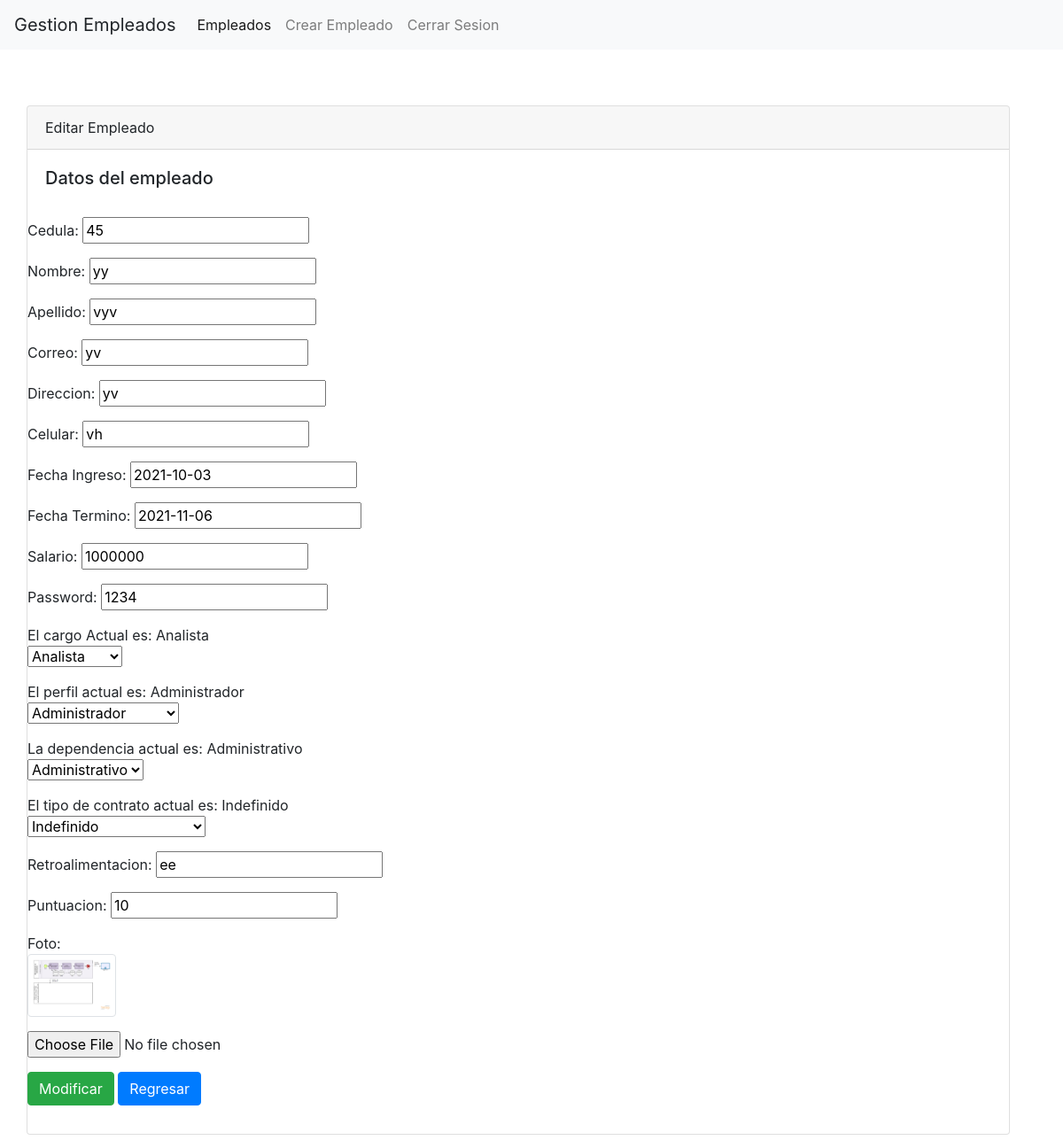
Screenshot of /editar/45 with the database file from the repository.
### tables this page shows
CREATE TABLE usuarios (id_cedula INTEGER PRIMARY KEY NOT NULL, nombre VARCHAR (50) NOT NULL, apellido VARCHAR (50) NOT NULL, correo VARCHAR (50) NOT NULL, direccion VARCHAR (150) NOT NULL, celular INTEGER NOT NULL, fecha_ingreso DATE NOT NULL, fecha_termino DATE, salario INTEGER NOT NULL, password VARCHAR (200) NOT NULL, id_cargo INTEGER NOT NULL, id_perfil INTEGER NOT NULL, id_dependencia INTEGER NOT NULL, id_tipo_contrato INTEGER NOT NULL, retroalimentacion VARCHAR (2000), puntuacion INTEGER DEFAULT (0), foto TEXT (5000), CONSTRAINT FKcargos FOREIGN KEY (id_cargo) REFERENCES cargo (id_cargo), CONSTRAINT FKdependencias FOREIGN KEY (id_dependencia) REFERENCES dependencia (id_dependencia), CONSTRAINT FKdependiencias FOREIGN KEY (id_dependencia) REFERENCES dependencia (id_dependencia), CONSTRAINT FKcontratos FOREIGN KEY (id_tipo_contrato) REFERENCES tipo_contrato (id_tipo_contrato), CONSTRAINT PKperfiles FOREIGN KEY (id_perfil) REFERENCES perfil (id_perfil));

CREATE TABLE cargo (id_cargo INTEGER PRIMARY KEY NOT NULL, nombre_cargo VARCHAR (50) NOT NULL);

CREATE TABLE perfil (id_perfil INTEGER PRIMARY KEY NOT NULL, nombre_perfil VARCHAR (50) NOT NULL);

CREATE TABLE dependencia (id_dependencia INTEGER PRIMARY KEY NOT NULL, nombre_dependencia VARCHAR (50) NOT NULL);

CREATE TABLE tipo_contrato (id_tipo_contrato INTEGER PRIMARY KEY NOT NULL, nombre_tipo_contrato VARCHAR (50) NOT NULL);

### app.py (the view)
@app.route('/editar/<int:id>')
def edit(id):
    rol = str(session.get('id_perfil'))
    if rol == '2':
        db =get_db()
        cursor = get_db().execute("SELECT id_cedula,nombre,apellido,correo,direccion, celular,fecha_ingreso,fecha_termino, salario, password,nombre_cargo,nombre_dependencia,nombre_tipo_contrato,retroalimentacion,puntuacion,foto FROM usuarios left JOIN cargo on usuarios.id_cargo = cargo.id_cargo left JOIN dependencia on dependencia.id_dependencia = usuarios.id_dependencia left JOIN perfil on usuarios.id_perfil = perfil.id_perfil left JOIN tipo_contrato on usuarios.id_tipo_contrato = tipo_contrato.id_tipo_contrato WHERE id_cedula = ?",(id,))
        editado=cursor.fetchone()
        print(editado)
        db.commit()
        cursor.close()
        return render('/editar.html',editado=editado)
    else:
        db =get_db()
        cursor = get_db().execute("SELECT id_cedula,nombre,apellido,correo,direccion, celular,fecha_ingreso,fecha_termino, salario, password,nombre_cargo,nombre_perfil,nombre_dependencia,nombre_tipo_contrato,retroalimentacion,puntuacion,foto FROM usuarios left JOIN cargo on usuarios.id_cargo = cargo.id_cargo left JOIN dependencia on dependencia.id_dependencia = usuarios.id_dependencia left JOIN perfil on usuarios.id_perfil = perfil.id_perfil left JOIN tipo_contrato on usuarios.id_tipo_contrato = tipo_contrato.id_tipo_contrato WHERE id_cedula = ?",(id,))
        editado=cursor.fetchone()
        print(editado)
        db.commit()
        cursor.close()
        return render('/editarSa.html',editado=editado)

### db.py (called while the page is built)
def get_db():
    try:
        if 'db' not in g:
            print('conectada')
            g.db = sqlite3.connect('empleados.db')
        return g.db
    except Error:
        print(Error)

### templates/editarSa.html (shortened to what this page needs)
{% include 'header.html' %}
<br><br>
    <form method="post" action="/update" enctype="multipart/form-data">
        <div class="card">
          <div class="card-header">
            Editar Empleado
          </div>
          <div class="card-body">
            <h5 class="card-title">Datos del empleado</h5>
            </div>
            <div class="form-group">
              Cedula:
              <input type="text" name="id" value="{{editado[0]}}" id="id">
            </div>
            <div class="form-group">
              Nombre:
              <input type="text" name="nombre" value="{{editado[1]}}" id="nombre">
            </div>
            <div class="form-group">
              Apellido:
              <input type="text" name="apellidos" value="{{editado[2]}}" id="apellidos">
            </div>
            <div class="form-group">
              Correo:
              <input type="text" name="correo" value="{{editado[3]}}" id="correo">
            </div>
            <div class="form-group">
              Direccion:
              <input type="text" name="direccion" value="{{editado[4]}}" id="direccion">
            </div>
            <div class="form-group">
              Celular:
              <input type="text" name="celular" value="{{editado[5]}}" id="celular">
            </div>
            <div class="form-group">
              Fecha Ingreso:
              <input type="text" name="fecha_ingreso" value="{{editado[6]}}" id="fecha_ingresola">
            </div>
            <div class="form-group">
              Fecha Termino:
              <input type="text" name="fecha_termino" value="{{editado[7]}}" id="fecha_termino">
            </div>
            <div class="form-group">
              Salario:
              <input type="text" name="salario" value="{{editado[8]}}" id="salario">
            </div>
            <div class="form-group">
              Password:
              <input type="text" name="password" value="{{editado[9]}}" id="password">
            </div>
            <div class="form-group">
              El cargo Actual es: {{editado[10]}}<br>
              <select name="cargo">
                <option value="2" selected>Analista</option>
              </select>
            </div>
            <div class="form-group">
              El perfil actual es: {{editado[11]}}<br>
              <select name="perfil">
                <option value="2" selected>Administrador</option>
              </select>
            </div>
            <div class="form-group">
              La dependencia actual es: {{editado[12]}}<br>
              <select name="dependencia">
                <option value="2" selected>Administrativo</option>
              </select>
            </div>
            <div class="form-group">
              El tipo de contrato actual es: {{editado[13]}}<br>
              <select name="contrato">
                <option value="2" selected>Indefinido</option>
              </select>
            </div>
            <div class="form-group">
              Retroalimentacion:
              <input type="text" name="retroalimentacion" value="{{editado[14]}}" id="retroalimentacion">
            </div>
            <div class="form-group">
              Puntuacion:
              <input type="text" name="puntuacion" value="{{editado[15]}}" id="puntuacion">
            </div>
            <div class="form-group">
              Foto:
              <br><img class="img-thumbnail" width="100" src="{{ url_for('uploads',nombreFoto=editado[16])}}" alt="">
            </div>
            <div class="form-group">
              <input type="file" name="foto" value="{{editado[16]}}" id="foto">
            </div>
            <div class="form-group">
              <input type="submit" class="btn btn-success" value="Modificar">
              <a href="{{url_for('retornar')}}" class="btn btn-primary" >Regresar</a>
            </div>
        </form>
          </div>
    {% include 'footer.html' %}

### rows the page displays
usuarios: id "45", nombre "yy", apellidos "vyv", correo "yv", direccion "yv", celular "vh", fecha_ingreso "2021-10-03", fecha_termino "2021-11-06", salario "1000000", password "1234", retroalimentacion "ee", puntuacion "10", foto (picture)
cargo: nombre_cargo "Analista"
perfil: nombre_perfil "Administrador"
dependencia: nombre_dependencia "Administrativo"
tipo_contrato: nombre_tipo_contrato "Indefinido"
